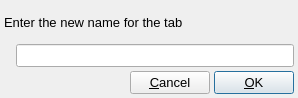
<?xml version="1.0" encoding="UTF-8"?>
<ui version="4.0">
 <class>GetTabNameDialog</class>
 <widget class="QDialog" name="GetTabNameDialog">
  <property name="windowModality">
   <enum>Qt::ApplicationModal</enum>
  </property>
  <property name="geometry">
   <rect>
    <x>0</x>
    <y>0</y>
    <width>298</width>
    <height>98</height>
   </rect>
  </property>
  <property name="font">
   <font>
    <pointsize>10</pointsize>
   </font>
  </property>
  <property name="windowTitle">
   <string>Rename Tab</string>
  </property>
  <property name="windowIcon">
   <iconset resource="main.qrc">
    <normaloff>:/general/icons/workspace.svg</normaloff>:/general/icons/workspace.svg</iconset>
  </property>
  <layout class="QVBoxLayout" name="verticalLayout">
   <property name="spacing">
    <number>4</number>
   </property>
   <property name="leftMargin">
    <number>4</number>
   </property>
   <property name="topMargin">
    <number>4</number>
   </property>
   <property name="rightMargin">
    <number>4</number>
   </property>
   <property name="bottomMargin">
    <number>4</number>
   </property>
   <item>
    <widget class="QLabel" name="DescriptionLabel">
     <property name="text">
      <string>Enter the new name for the tab</string>
     </property>
     <property name="wordWrap">
      <bool>true</bool>
     </property>
    </widget>
   </item>
   <item>
    <layout class="QHBoxLayout" name="horizontalLayout">
     <property name="spacing">
      <number>4</number>
     </property>
     <item>
      <widget class="CheckIndicator" name="NameIndicator">
       <property name="sizePolicy">
        <sizepolicy hsizetype="Minimum" vsizetype="Minimum">
         <horstretch>0</horstretch>
         <verstretch>0</verstretch>
        </sizepolicy>
       </property>
       <property name="text">
        <string/>
       </property>
      </widget>
     </item>
     <item>
      <widget class="QLineEdit" name="NameEdit"/>
     </item>
    </layout>
   </item>
   <item>
    <layout class="QHBoxLayout" name="horizontalLayout_2">
     <property name="spacing">
      <number>4</number>
     </property>
     <item>
      <spacer name="horizontalSpacer">
       <property name="orientation">
        <enum>Qt::Horizontal</enum>
       </property>
       <property name="sizeHint" stdset="0">
        <size>
         <width>40</width>
         <height>20</height>
        </size>
       </property>
      </spacer>
     </item>
     <item>
      <widget class="QPushButton" name="CancelButton">
       <property name="text">
        <string>&amp;Cancel</string>
       </property>
       <property name="autoDefault">
        <bool>false</bool>
       </property>
      </widget>
     </item>
     <item>
      <widget class="QPushButton" name="OKButton">
       <property name="text">
        <string>&amp;OK</string>
       </property>
       <property name="autoDefault">
        <bool>false</bool>
       </property>
       <property name="default">
        <bool>true</bool>
       </property>
      </widget>
     </item>
    </layout>
   </item>
  </layout>
 </widget>
 <customwidgets>
  <customwidget>
   <class>CheckIndicator</class>
   <extends>QLabel</extends>
   <header>gui/widgets/checkIndicator.h</header>
  </customwidget>
 </customwidgets>
 <resources>
  <include location="main.qrc"/>
 </resources>
 <connections/>
</ui>
